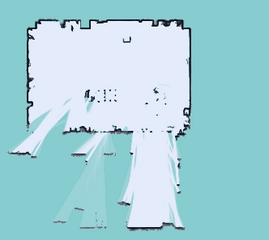
#> input picture mapTest/map.png, 269 x 240 px, found by its file name
$ python '0_흑백전환.py'
#> lines starting #> are read from the running program, lines starting #| are printed output that depends on the picture; after the words box and inside, x2 and y2 are one past the last pixel; in counts of white or black regions, pixels touching at a corner belong together
import cv2
import matplotlib.pyplot as plt
import numpy as np
# 이미지 로드
image_path = "C:\\songhansol\\nnx_serving\\mapTest\\map.png"
image = cv2.imread(image_path)
#> image is the input picture: shape (240, 269, 3); mean B, G, R 217.5, 210.2, 164.2

# 원본 이미지의 크기 출력
if image is not None:
    print("Original image size:", image.shape)
#| Original image size: (240, 269, 3)
else:
    print("Error: Unable to load image. Check the file path.")
    exit()

# BGR에서 GRAY로 색상 공간 변환
gray_image = cv2.cvtColor(image, cv2.COLOR_BGR2GRAY)
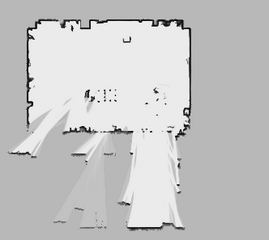
#> gray_image: shape (240, 269); min 0, max 255, mean 197.5
print("Gray image size:", gray_image.shape)
#| Gray image size: (240, 269)

# 이진화 (임계값 127을 기준으로 0 또는 255로 설정)
_, binary_image = cv2.threshold(gray_image, 127, 255, cv2.THRESH_BINARY)
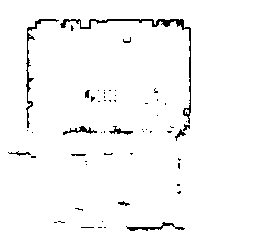
#> binary_image: shape (240, 269); 97.4% white; black in thin lines or dots, all inside (x1, y1, x2, y2) = (8, 19, 191, 231)
print("Binary image size:", binary_image.shape)
#| Binary image size: (240, 269)

# 이진화된 이미지 저장
output_path = 'binary_image.png'
cv2.imwrite(output_path, binary_image)
print("Binary image saved at:", output_path)

# 이진화된 이미지 표시
plt.imshow(binary_image, cmap='gray')
plt.axis('off')
plt.show()


# 이진화된 이미지 데이터를 0과 1로 변환
binary_data = (binary_image / 255).astype(int)

# 이진 데이터 저장
np.savetxt('binary_data.txt', binary_data, fmt='%d')
print("Binary data saved at: binary_data.txt")
